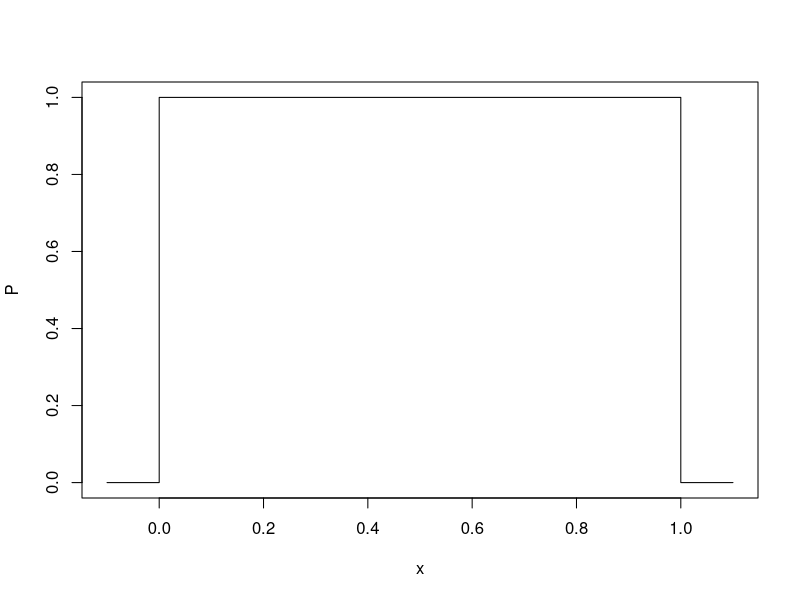

Write the R code that produced this figure.
## ---- chunk 1
x <- seq(0,1,length=200)
plot(c(-0.1, 0, x, 1, 1.1), c(0,0,dunif(x),0,0), type='l', xlab="x", ylab="P")
